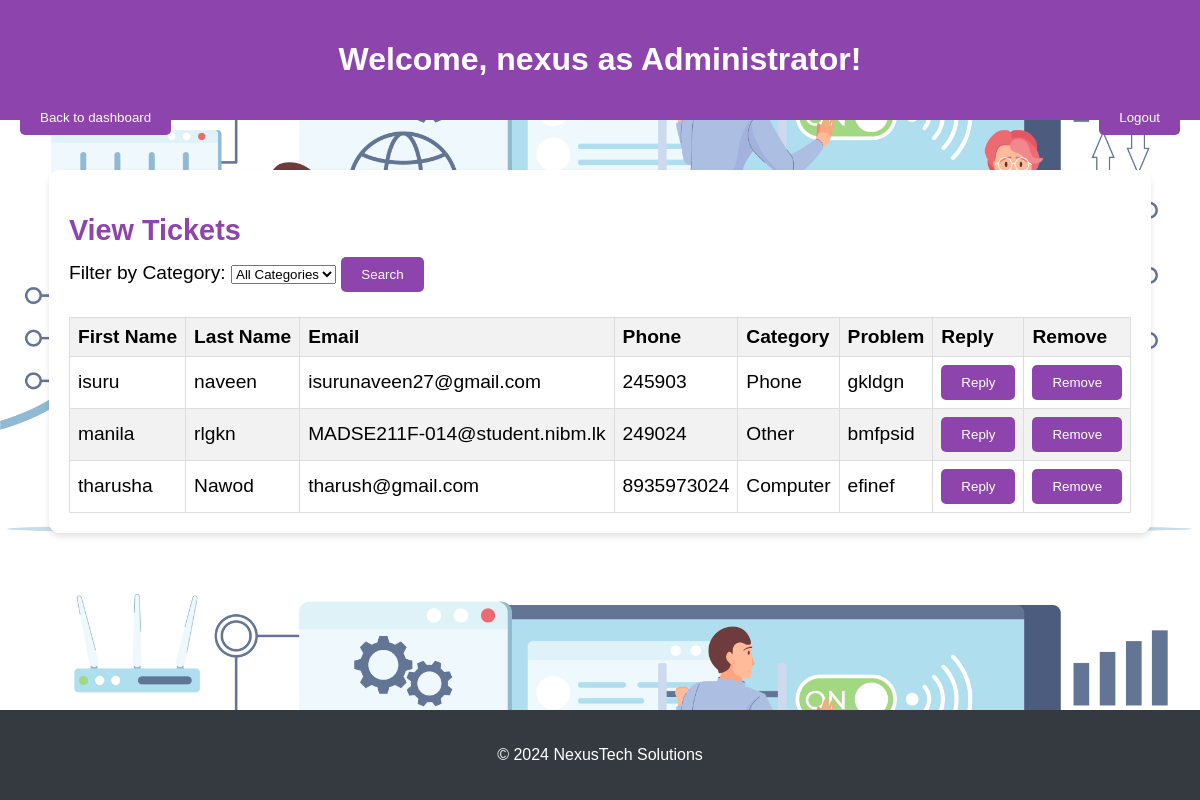
The page /admin/search_tickets.php (signed in) on the database its author committed.
### tables this page shows
CREATE TABLE `issues` (
  `issue_id` int(11) NOT NULL,
  `first_name` varchar(50) NOT NULL,
  `last_name` varchar(50) NOT NULL,
  `email` varchar(50) NOT NULL,
  `phone` varchar(20) NOT NULL,
  `category` varchar(20) NOT NULL,
  `problem` varchar(500) NOT NULL,
  `username` varchar(255) DEFAULT NULL,
  `created_at` timestamp NOT NULL DEFAULT current_timestamp()
);

### admin/search_tickets.php (the view, shortened to what this page needs)
<?php
require_once('../config.php');
$sql = "SELECT * FROM issues";
$result = $conn->query($sql);
?>
<!DOCTYPE html>
<html lang="en">
<head>
    <link rel="stylesheet" href="adminstyles.css">
</head>
<body>
    <header>
        <h1>Welcome, <?php echo $_SESSION['username']; ?> as Administrator!</h1>
        <a href="admin.php" class="back-link">
            <button class="back-button">Back to dashboard</button>
        </a>
        <a href="../Entry/entry.html" class="logout-link">
            <button class="logout-button">Logout</button>
        </a>
    </header>
    <main>
        <div class="container">
            <div class="content">
                <section>
                    <h2>View Tickets</h2>
                    <form method="post">
                        <label for="category_filter">Filter by Category:</label>
                        <select name="category_filter" id="category_filter">
                            <option value="all">All Categories</option>
                        </select>
                        <button type="submit">Search</button>
                    </form>
                    <table>
                        <thead>
                            <tr>
                                <th>First Name</th>
                                <th>Last Name</th>
                                <th>Email</th>
                                <th>Phone</th>
                                <th>Category</th>
                                <th>Problem</th>
                                <th>Reply</th>
                                <th>Remove</th>
                            </tr>
                        </thead>
                        <tbody>
                            <?php
                            if ($result->num_rows > 0) {
                                while ($row = $result->fetch_assoc()) {
                                    echo "<tr>";
                                    echo "<td>" . $row['first_name'] . "</td>";
                                    echo "<td>" . $row['last_name'] . "</td>";
                                    echo "<td>" . $row['email'] . "</td>";
                                    echo "<td>" . $row['phone'] . "</td>";
                                    echo "<td>" . $row['category'] . "</td>";
                                    echo "<td>" . $row['problem'] . "</td>";
                                    echo "<td><a href='mailto:" . $row['email'] . "'><button>Reply</button></a></td>";
                                    echo "<td>
                                            <form method='post' onsubmit='return confirm(\"Are you sure you want to delete this issue?\");'>
                                                <input type='hidden' name='delete_issue_id' value='" . $row['issue_id'] . "'>
                                                <button type='submit' name='delete_issue'>Remove</button>
                                            </form>
                                        </td>";
                                    echo "</tr>";
                                }
                            } else {
                                echo "<tr><td colspan='8'>No tickets found</td></tr>";
                            }
                            ?>
                        </tbody>
                    </table>
                </section>
            </div>
        </div>
    </main>
    <footer>
        <p>&copy; 2024 NexusTech Solutions</p>
    </footer>
</body>
</html>

### admin/adminstyles.css (style rules this page uses)
body { font-family: 'Ubuntu', sans-serif; margin: 0; padding: 0; background-color: #f8f9fa; background-image: url('adminbg.jpg'); background-size: cover; background-position: center; }
header { background-color: #8e44ad; color: #fff; text-align: center; padding: 20px 0; }
.back-button { float: left; margin-left: 20px; }
.logout-button { float: right; margin-right: 20px; }
.content { display: flex; justify-content: space-around; margin-top: 50px; }
section { background-color: #fff; padding: 20px; border-radius: 10px; box-shadow: 0 4px 6px rgba(0, 0, 0, 0.1); font-size: larger; }
section a { text-decoration: none; }
section h2 { color: #8e44ad; margin-bottom: 10px; }
button { background-color: #8e44ad; color: #fff; padding: 10px 20px; border: none; border-radius: 5px; cursor: pointer; transition: background-color 0.3s ease; }
table { width: 100%; border-collapse: collapse; border: 1px solid #ddd; }
th, td { border: 1px solid #ddd; padding: 8px; text-align: left; }
th { background-color: #f2f2f2; }
tbody tr:nth-child(even) { background-color: #f2f2f2; }
footer { background-color: #343a40; color: #fff; text-align: center; padding: 20px 0; position: fixed; bottom: 0; width: 100%; }

### admin/search_tickets.php (style rules this page uses)
table { margin-top:25px; }

### rows shown on the page
issues: first_name "isuru", last_name "naveen", email "isurunaveen27@gmail.com", phone "245903", category "Phone", problem "gkldgn"
issues: first_name "manila", last_name "rlgkn", email "MADSE211F-014@student.nibm.lk", phone "249024", category "Other", problem "bmfpsid"
issues: first_name "tharusha", last_name "Nawod", email "tharush@gmail.com", phone "8935973024", category "Computer", problem "efinef"

### other values the page prints
$_SESSION['username'] "nexus"
